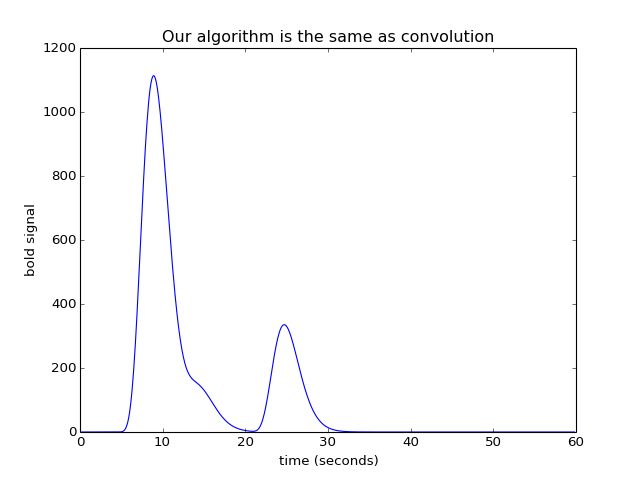

This figure's Python source:
bold_signal = np.convolve(neural_signal, hrf_signal)
plt.plot(times_and_tail, bold_signal)
plt.xlabel('time (seconds)')
plt.ylabel('bold signal')
plt.title('Our algorithm is the same as convolution')
